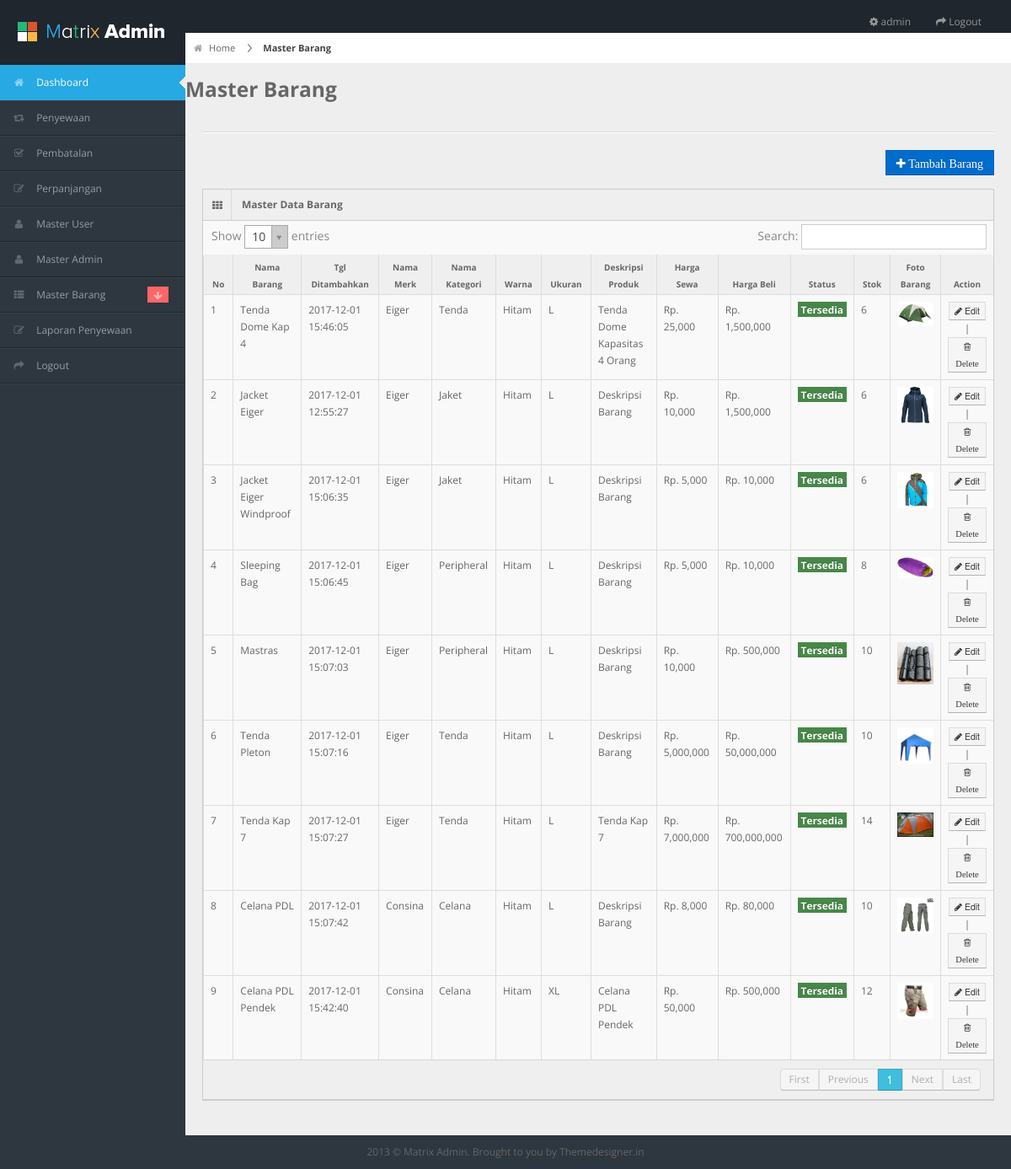
The app's page /admin/pages/kelola_barang.php (signed in) with its own data.
### tables this page shows
CREATE TABLE IF NOT EXISTS `m_barang` (
  `id_barang` int(11) NOT NULL,
  `nama_barang` varchar(255) DEFAULT NULL,
  `tgl_ditambakan` datetime DEFAULT NULL,
  `id_merk` int(11) DEFAULT NULL,
  `id_kategori` int(11) DEFAULT NULL,
  `id_warna` int(11) DEFAULT NULL,
  `id_ukuran` int(11) DEFAULT NULL,
  `deskripsi` varchar(255) DEFAULT NULL,
  `harga_sewa` int(11) DEFAULT NULL,
  `harga_beli` varchar(255) DEFAULT NULL,
  `stok` int(11) DEFAULT NULL,
  `status` int(11) DEFAULT NULL,
  `foto` varchar(255) DEFAULT NULL
);

CREATE TABLE IF NOT EXISTS `m_merk` (
  `id_merk` int(11) NOT NULL,
  `nama_merk` varchar(255) DEFAULT NULL
);

CREATE TABLE IF NOT EXISTS `m_kategori` (
  `id_kategori` int(11) NOT NULL,
  `nama_kategori` varchar(255) DEFAULT NULL
);

CREATE TABLE IF NOT EXISTS `m_warna` (
  `id_warna` int(11) NOT NULL,
  `nama_warna` varchar(255) DEFAULT NULL
);

CREATE TABLE IF NOT EXISTS `m_ukuran` (
  `id_ukuran` int(11) NOT NULL,
  `nama_ukuran` varchar(255) DEFAULT NULL
);

### admin/pages/kelola_barang.php (the view, shortened to what this page needs)
<?php include 'header.php'; ?>
<?php include 'nav.php'; ?>
<div id="content">
	<div id="content-header">
		<div id="breadcrumb"> <a href="#" title="Go to Home" class="tip-bottom"><i class="icon-home"></i> Home</a> <a href="#" class="current">Master Barang</a> </div>
		<h3>Master Barang</h3>
	</div>
	<div class="container-fluid">
		<hr>
		<div class="row-fluid">
			<div class="row">
				<div class="pull-right">
					<a href="tambah_barang.php">
						<button class="btn btn-primary"> <i class="icon-plus"> Tambah Barang</i>
						</button></a>
					</div>
				</div>
				<div class="widget-box">
					<div class="widget-title"> <span class="icon"><i class="icon-th"></i></span>
						<h5>Master Data Barang</h5>
					</div>
					<div class="widget-content nopadding">
						<table class="table table-bordered data-table">
							<thead>
								<tr>
									<th>No</th>
									<th>Nama Barang</th>
									<th>Tgl Ditambahkan</th>
									<th>Nama Merk</th>
									<th>Nama Kategori</th>
									<th>Warna</th>
									<th>Ukuran</th>
									<th>Deskripsi Produk</th>
									<th>Harga Sewa</th>
									<th>Harga Beli</th>
									<th>Status</th>
									<th>Stok</th>
									<th>Foto Barang</th>
									<th>Action</th>
								</tr>
							</thead>
							<tbody>
								<?php
								$no=1;
								$sql = mysql_query("SELECT
									m_barang.id_barang,
									m_barang.nama_barang,
									m_barang.tgl_ditambakan,
									m_barang.deskripsi,
									m_barang.harga_sewa,
									m_barang.harga_beli,
									m_barang.stok,
									m_barang.status,
									m_kategori.nama_kategori,
									m_merk.nama_merk,
									m_ukuran.nama_ukuran,
									m_warna.nama_warna,
									m_barang.foto
									FROM
									m_barang ,
									m_kategori ,
									m_merk ,
									m_ukuran ,
									m_warna
									WHERE
									m_barang.id_merk = m_merk.id_merk AND
									m_barang.id_kategori = m_kategori.id_kategori AND
									m_barang.id_ukuran = m_ukuran.id_ukuran AND
									m_barang.id_warna = m_warna.id_warna
									");
								while($row = mysql_fetch_array($sql)){
									if($row['status']==1){
										$status = '<span class="label label-success"> Tersedia </span>';
									}else{
										$status = '<span class="label label-danger"> Tidak Tersedia </span>';
									}
									?>
									<tr>
										<form action="" method="POST">
											<td><?php echo $no; ?></td>
											<td><?php echo $row['nama_barang']; ?></td>
											<td><?php echo $row['tgl_ditambakan']; ?></td>
											<td><?php echo $row['nama_merk']; ?></td>
											<td><?php echo $row['nama_kategori']; ?></td>
											<td><?php echo $row['nama_warna']; ?></td>
											<td><?php echo $row['nama_ukuran']; ?></td>
											<td><?php echo $row['deskripsi']; ?></td>
											<td>Rp. <?php echo number_format($row['harga_sewa']); ?></td>
											<td>Rp. <?php echo number_format($row['harga_beli']); ?></td>
											<td><?php echo $status; ?></td>
											<td><?php echo $row['stok']; ?></td>
											<td><img src="../img/<?php echo $row['foto']; ?>" width="100" height="100"></td>
											<td style="text-align: center;">
												<a href="edit_barang.php?id_barang=<?php echo $row['id_barang']; ?>">
													<button type="button" class="btn btn-mini btn-default">
														<i class="icon-pencil"></i> Edit</button></a> |
														<button type="submit" name="delete" class="btn btn-mini btn-default"> <i class="icon-trash"> Delete </i></button>
													</td>
												</form>
											</tr>
											<?php
											$no++;
										} ?>
										</tbody>
									</table>
								</div>
							</div>
						</div>
					</div>
				</div>
				<?php include 'footer.php'; ?>

### admin/pages/header.php (shortened to what this page needs)
<?php
	if(!isset($_SESSION['id_admin'])){
		echo "<script> window.alert('Silahkan Login Terlebih Dahulu'); location.replace('../index.php')  </script>";
	}else{
		$sql = mysql_query("SELECT * FROM m_admin WHERE id_admin = '$_SESSION[id_admin]'")or die(mysql_error());
		$admin = mysql_fetch_array($sql);
		$nama_admin = $admin['nama_admin'];
	}
?>
<!DOCTYPE html>
<html lang="en">
<head>
<link rel="stylesheet" href="../css/bootstrap.min.css" />
<link rel="stylesheet" href="../css/bootstrap-responsive.min.css" />
<link rel="stylesheet" href="../css/uniform.css" />
<link rel="stylesheet" href="../css/select2.css" />
<link rel="stylesheet" href="../css/matrix-style.css" />
<link rel="stylesheet" href="../css/matrix-media.css" />
<link href="../font-awesome/css/font-awesome.css" rel="stylesheet" />
</head>
<body>
<div id="header">
  <h1><a href="dashboard.html">Everest Camp</a></h1>
</div>
<div id="search" class="navbar navbar-inverse pull-right">
  <ul class="nav">
    <li class=""><a title="" href="#"><i class="icon icon-cog"></i> <span class="text"><?php echo $nama_admin; ?></span></a></li>
    <li class=""><a title="" href="logout.php"><i class="icon icon-share-alt"></i> <span class="text">Logout</span></a></li>
  </ul>
</div>

### admin/css/matrix-style.css (style rules this page uses)
* { outline:none !important; -moz-outline: none !important; }
html, body { height:100% }
body { overflow-x: hidden; margin-top: -10px; font-family: 'Open Sans', sans-serif; font-size:12px; color:#666; }
a { color:#666; }
select, textarea, input[type="text"], input[type="password"], input[type="datetime"], input[type="datetime-local"], input[type="date"], input[type="month"], input[type="time"], input[type="week"], input[type="number"], input[type="email"], input[type="url"], input[type="search"], input[type="tel"], input[type="color"], .uneditable-input, .label, .dropdown-menu, .btn, .well, .progress, .table-bordered, .btn-group > .btn:first-child, .btn-group > .btn:last-child, .btn-group > .btn:last-child, .btn-group > .dropdown-toggle, .alert { border-radius:0px; }
.btn, textarea, input[type="text"], input[type="password"], input[type="datetime"], input[type="datetime-local"], input[type="date"], input[type="month"], input[type="time"], input[type="week"], input[type="number"], input[type="email"], input[type="url"], input[type="search"], input[type="tel"], input[type="color"], .uneditable-input { box-shadow:none; }
.progress, .progress-success .bar, .progress .bar-success, .progress-warning .bar, .progress .bar-warning, .progress-danger .bar, .progress .bar-danger, .progress-info .bar, .progress .bar-info, .btn, .btn-primary { background-image:none; }
hr { border-top-color:#dadada; }
#header { height: 77px; position: relative; width: 100%; z-index: -9; }
#header h1 { background: url("../img/logo.png") no-repeat scroll 0 0 transparent; height: 31px; left: 20px; line-height: 600px; overflow: hidden; position: relative; top: 26px; width: 191px; }
#header h1 a { display: block; }
#search { position: absolute; z-index: 25; top: 6px; right:10px; }
#content { background: none repeat scroll 0 0 #eeeeee; margin-left: 220px; margin-right: 0; padding-bottom: 25px; position: relative; min-height:100%; width: auto; }
#content-header { position: abslute; width: 100%; margin-top: -38px; z-index: 20; }
#breadcrumb { background-color: #fff; border-bottom: 1px solid #e3ebed; }
#breadcrumb a { padding: 8px 20px 8px 10px; display: inline-block; background-image: url('../img/breadcrumb.png'); background-position: center right; background-repeat: no-repeat; font-size: 11px; color: #666666; }
#breadcrumb a:last-child { background-image:none; }
#breadcrumb a.current { font-weight: bold; color: #444444; }
#breadcrumb a i { margin-right: 5px; opacity: .6; }
.stat-boxes .peity_bar_good, .stat-boxes .peity_line_good, { color: #459D1C; }
.widget-box { background: none repeat scroll 0 0 #F9F9F9; border-left: 1px solid #CDCDCD; border-top: 1px solid #CDCDCD; border-right: 1px solid #CDCDCD; clear: both; margin-top: 16px; margin-bottom: 16px; position: relative; }
.widget-title, .modal-header, .table th, div.dataTables_wrapper .ui-widget-header { background:#efefef; border-bottom: 1px solid #CDCDCD; height: 36px; }
.widget-title span.icon { padding: 9px 10px 7px 11px; float: left; border-right:1px solid #dadada; }
.widget-title h5 { color: #666; float: left; font-size: 12px; font-weight: bold; padding: 12px; line-height: 12px; margin: 0; }
.widget-content { padding:15px; border-bottom: 1px solid #cdcdcd; }
.table th { height: auto; font-size: 10px; padding: 5px 10px 2px; border-bottom: 0; text-align: center; color: #666666; }
.nopadding { padding: 0 !important; }
.nopadding .table { margin-bottom: 0; }
.nopadding .table-bordered { border: 0; }
form { margin-bottom: 0; }

### admin/css/matrix-media.css (style rules this page uses)
body { background:#2E363F; }
#header { background-color: #1f262d; margin-top:10px; }

### records on screen
m_barang: nama_barang "Tenda Dome Kap 4", tgl_ditambakan "2017-12-01 15:46:05", id_merk.nama_merk "Eiger", id_kategori.nama_kategori "Tenda", id_warna.nama_warna "Hitam", id_ukuran.nama_ukuran "L", deskripsi "Tenda Dome Kapasitas 4 Orang", harga_sewa "25,000", harga_beli "1,500,000", status "Tersedia", stok "6", foto (picture)
m_barang: nama_barang "Jacket Eiger", tgl_ditambakan "2017-12-01 12:55:27", id_merk.nama_merk "Eiger", id_kategori.nama_kategori "Jaket", id_warna.nama_warna "Hitam", id_ukuran.nama_ukuran "L", deskripsi "Deskripsi Barang", harga_sewa "10,000", harga_beli "1,500,000", status "Tersedia", stok "6", foto (picture)
m_barang: nama_barang "Jacket Eiger Windproof", tgl_ditambakan "2017-12-01 15:06:35", id_merk.nama_merk "Eiger", id_kategori.nama_kategori "Jaket", id_warna.nama_warna "Hitam", id_ukuran.nama_ukuran "L", deskripsi "Deskripsi Barang", harga_sewa "5,000", harga_beli "10,000", status "Tersedia", stok "6", foto (picture)
m_barang: nama_barang "Sleeping Bag", tgl_ditambakan "2017-12-01 15:06:45", id_merk.nama_merk "Eiger", id_kategori.nama_kategori "Peripheral", id_warna.nama_warna "Hitam", id_ukuran.nama_ukuran "L", deskripsi "Deskripsi Barang", harga_sewa "5,000", harga_beli "10,000", status "Tersedia", stok "8", foto (picture)
m_barang: nama_barang "Mastras", tgl_ditambakan "2017-12-01 15:07:03", id_merk.nama_merk "Eiger", id_kategori.nama_kategori "Peripheral", id_warna.nama_warna "Hitam", id_ukuran.nama_ukuran "L", deskripsi "Deskripsi Barang", harga_sewa "10,000", harga_beli "500,000", status "Tersedia", stok "10", foto (picture)
m_barang: nama_barang "Tenda Pleton", tgl_ditambakan "2017-12-01 15:07:16", id_merk.nama_merk "Eiger", id_kategori.nama_kategori "Tenda", id_warna.nama_warna "Hitam", id_ukuran.nama_ukuran "L", deskripsi "Deskripsi Barang", harga_sewa "5,000,000", harga_beli "50,000,000", status "Tersedia", stok "10", foto (picture)
m_barang: nama_barang "Tenda Kap 7", tgl_ditambakan "2017-12-01 15:07:27", id_merk.nama_merk "Eiger", id_kategori.nama_kategori "Tenda", id_warna.nama_warna "Hitam", id_ukuran.nama_ukuran "L", deskripsi "Tenda Kap 7", harga_sewa "7,000,000", harga_beli "700,000,000", status "Tersedia", stok "14", foto (picture)
m_barang: nama_barang "Celana PDL", tgl_ditambakan "2017-12-01 15:07:42", id_merk.nama_merk "Consina", id_kategori.nama_kategori "Celana", id_warna.nama_warna "Hitam", id_ukuran.nama_ukuran "L", deskripsi "Deskripsi Barang", harga_sewa "8,000", harga_beli "80,000", status "Tersedia", stok "10", foto (picture)
m_barang: nama_barang "Celana PDL Pendek", tgl_ditambakan "2017-12-01 15:42:40", id_merk.nama_merk "Consina", id_kategori.nama_kategori "Celana", id_warna.nama_warna "Hitam", id_ukuran.nama_ukuran "XL", deskripsi "Celana PDL Pendek", harga_sewa "50,000", harga_beli "500,000", status "Tersedia", stok "12", foto (picture)

### other values on screen
$nama_admin "admin"
